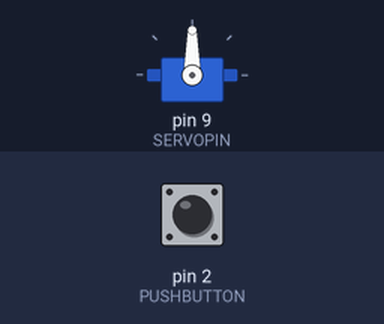
A sketch run on a simulated Arduino Uno, built with avr-gcc and run on an emulated ATmega328P. Parts: servo. Inputs (shaded band) come from the test bench; at power-on: pin 2 (PUSHBUTTON) HIGH.

Above: at 1.2 s.
1.3 s: pin 2 (PUSHBUTTON) pulled LOW for 1 s
At 1.45 s:
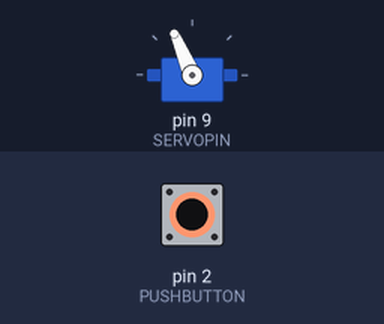
3.8 s: pin 2 (PUSHBUTTON) pulled LOW for 3.2 s
At 8.2 s:
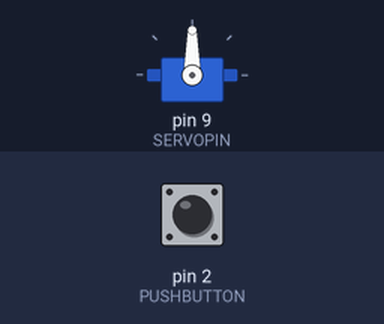
Timing chart, 0 to 9.7 s (numbered marks = the images above; inputs shaded):
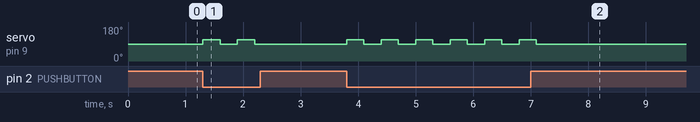

Measured:
- after the input at 1.3 s, servo on pin 9 (SERVOPIN): alternates 113° for 0.30 s and 90° for 0.30 s, 4 changes in all, then stays 90°, starting at once
- after the input at 3.8 s, servo on pin 9 (SERVOPIN): alternates 113° for 0.30 s and 90° for 0.30 s, 12 changes in all, then stays 90°, starting at once

The sketch:

foamDartGunButton.ino
```cpp
/***********************************************************************************
 *
 *      __                 RobotGeek Foam Dart Gun Test
 *       \_____
 *       |      |
 *       |______|=    =====>
 *         |  |
 *        _|__|
 *       _|___|___
 *   _   |       |
 *  _|___|_______|_
 *
 *  The following sketch will activate a single servo to fire the foam dart gun
 *  whenver a pushbutton is pressed.
 *
 *  DIO 4 - Bare Pushbutton
 *  DIO 9 - Black RobotGeek 180 Degree Servo  White -'S' Black -'G'
 *
 *  Use an external power supply and set the jumper for pins 9/10/11 to 'VIN'
 *
 * This code is designed for a bare pushbutton and uses internal pullup resistors.
 *
 *  For more information and wiring diagrams see
 *  http://learn.robotgeek.com/getting-started/29-desktop-roboturret/159-robotgeek-foam-dart-gun-getting-started-guide.html
 ***********************************************************************************/
#include <Servo.h>        //include the servo library to control the RobotGeek Servos

#define SERVOPIN 9        //pin that the large servo will be attached to

#define FIRE_POSITION 113 //default position the servo will move to in order to fire the dar gun

#define PUSHBUTTON 2      //Pushbutton DIO pin


Servo triggerServo;   //create an servo object for the RobotGeek 180 degree serco

//setup servo objects and set initial position
void setup()
{

  triggerServo.attach(SERVOPIN); //attach the trigger servo on pin SERVOPIN
  triggerServo.write(90);        //sets the servo position to 90 degress, centered

  pinMode(PUSHBUTTON, INPUT_PULLUP); //set the pin mode for the pushbuttom to input, using the pullup resistor (use 'INPUT' if you are using a pushbutton with pullup resistors)

}


void loop()
{
  //read the pushbutton pin. Because the code is using internal pullups, a 'LOW' signal indicated the button has been pressed
  if (digitalRead(PUSHBUTTON) == LOW)
  {
    triggerServo.write(FIRE_POSITION); // move the servo to FIRE_POSITION to fire the dart gun
    delay(300);                        //wait for 300ms
    triggerServo.write(90);            // sets the servo position to 90 degress, centered
    delay(300);                        //wait for 300ms before next possible firing attempt
  }

}
```
